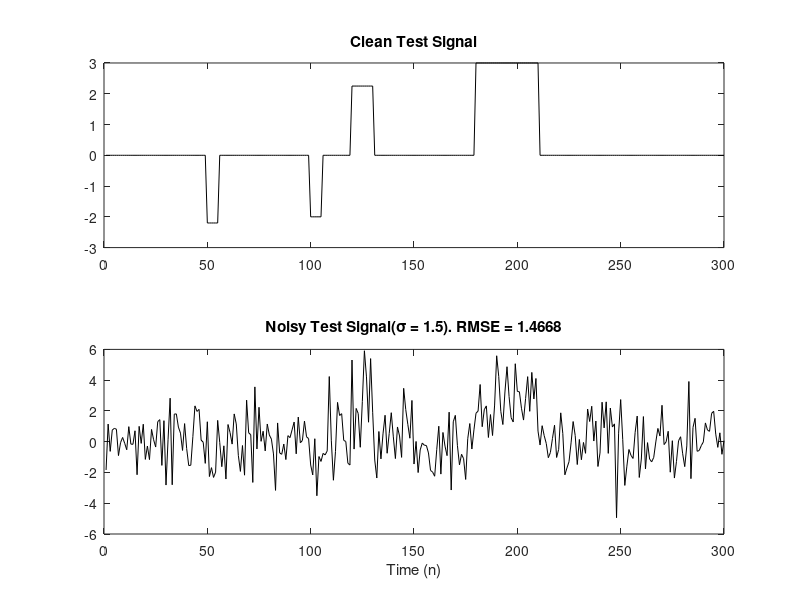

This figure's MATLAB source: (Note: this script raises an error after producing the figure.)
%% Example of 1D signal denoising using CNC FLSA
%
% Ankit Parekh, NYU School of Engineering. 
% Ref.: Convex fused lasso denoising with non-convex regularization and its
%       use for pulse detection.
%       Ankit Parekh and Ivan W. Selesnick. 2015
% 

%% Initialize
clear, clc, close all;
printme = @(x) print('-dpdf',x);
rmse = @(y,x) sqrt( sum( (y(:)-x(:)).^2) / numel(y) );
%% Generate synthetic test signals

N = 300;
n = 0:N-1;
sigma = 1.5;
rng('default')

s = zeros(N,1);
s(50:55) = -2.2; s(100:105) = -2; s(180:210) = 3; 
s(120:130) = 2.25;
y = s + sigma*randn(size(s));

figure(1)
clf
subplot(2,1,1)
plot(s,'k')
title('Clean Test Signal')

subplot(2,1,2)
plot(y,'k')
title(sprintf('Noisy Test Signal(\\sigma = %1.1f). RMSE = %1.4f',...
    sigma, rmse(s,y)))
xlabel('Time (n)')
printme('Test_Signals')

%% Denoise using CNC and L1 FLSA and plot the cost function history
lam0 = 0.8*sigma;
lam1 = 0.15 * sqrt(N) *sigma;
a0 = 0.9 / lam0;
a1 = (1-a0 * lam0) / (4 * lam1);
Nit = 20;

[xE,cost] = CNC_FLSA(y,lam0,lam1,a0,a1,Nit,'atan');                             %CNC FLSA
xL1 = soft(tvd(y,N,lam1),lam0);                                             %L1 FLSA
xE = xE(:);

figure(2), clf
plot(cost,'.-k')
title('Cost function history for CNC FLSA algorithm using Majorization-Minimization')
xlabel('Iteration number')
ylabel('Value of objective function')
printme('Cost_function_history')

%% Plot figures
figure(3)
clf

subplot(4,1,1)
plot(s,'k')
title('Synthetic Pulse Signal')


subplot(4,1,2)
plot(y,'k')
title('Noisy Pulse Signal (\sigma = 1.5)')

subplot(4,1,3)
plot(n, xE,'k'); hold on; plot(n,xL1,'b');
title('Estimated Pulse Signal')
legend('CNC','L1')

subplot(4,1,4)
plot(n, s-xE,'k'); hold on; plot(n,s-xL1','b');
title('Denoising Error')
legend('CNC','L1')
xlabel('Time (n)')

printme('Denoising_Results')

